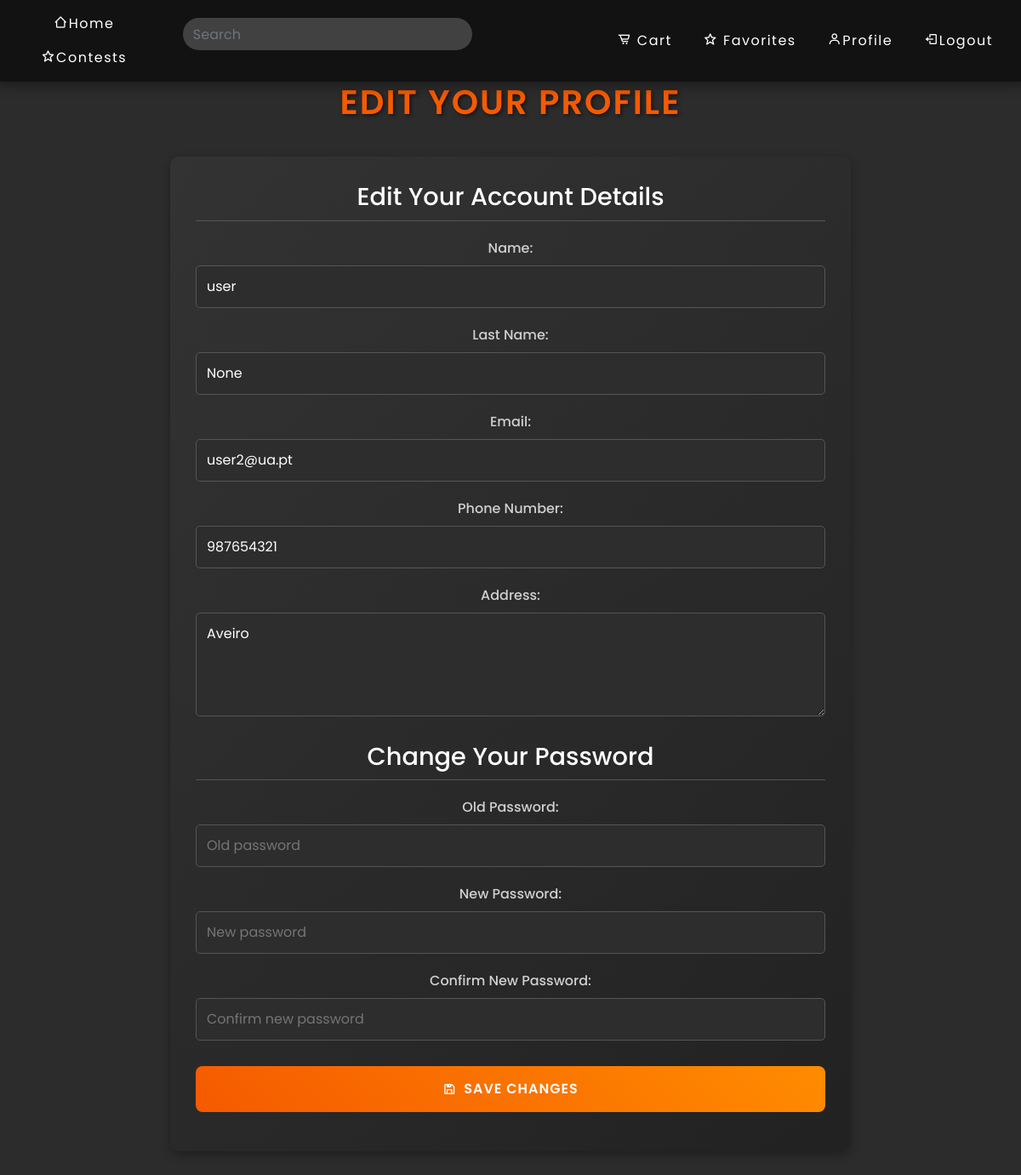
Page /edit_profile/ (signed in) on the committed database.
### app_org/models.py (models this page shows, shortened)
class User(db.Model, UserMixin):
    id = db.Column(db.Integer, primary_key=True)
    username = db.Column(db.String(100), unique=True, nullable=False)
    email = db.Column(db.String(100), unique=True, nullable=False)
    password = db.Column(db.String(100), nullable=False)
    first_name = db.Column(db.String(100), default="")
    last_name = db.Column(db.String(100))
    isAdmin = db.Column(db.Boolean, default=False)
    phone_number = db.Column(db.String(20))
    image = db.Column(db.String(20), nullable=False, default='default.png')
    address = db.Column(db.String(100))
    failed_login_attempts = db.Column(db.Integer, default=0)

### app_org/profile.py (the view)
@prof.route('/edit_profile/')
@login_required
def edit_page():
    user = User.query.filter_by(id=current_user.id).first()
    return render_template('edit_profile.html', user=user)

### app_org/templates/edit_profile.html (shortened to what this page needs)
{% extends "base.html" %}
{% block styles %}
    <link rel="stylesheet" href="{{ url_for('static', filename='css/edit_profile.css') }}">
    <link href="https://unpkg.com/boxicons@2.1.4/css/boxicons.min.css" rel="stylesheet">
{% endblock %}
{% block content %}
    <main class="profile-container">
        <h1 class="page-title">Edit Your Profile</h1>
        <div class="profile-box">
            <form action="/edit_profile" method="POST">
                <section class="card-info">
                    <h2>Edit Your Account Details</h2>
                    <div class="form-group">
                        <label for="first_name">Name:</label>
                        <input type="text" id="first_name" name="first_name" value="{{ user.first_name }}" placeholder="Your name" required>
                    </div>
                    <div class="form-group">
                        <label for="last_name">Last Name:</label>
                        <input type="text" id="last_name" name="last_name" value="{{ user.last_name }}" placeholder="Your last name">
                    </div>
                    <div class="form-group">
                        <label for="email">Email:</label>
                        <input type="email" id="email" name="email" value="{{ user.email }}" placeholder="example@domain.com" required>
                    </div>
                    <div class="form-group">
                        <label for="phone_number">Phone Number:</label>
                        <input type="tel" id="phone_number" name="phone_number" value="{{ user.phone_number }}" placeholder="+1234567890" pattern="\+?[1-9]\d{1,14}">
                    </div>
                    <div class="form-group">
                        <label for="address">Address:</label>
                        <textarea id="address" name="address" rows="4" placeholder="Your address">{{ user.address }}</textarea>
                    </div>
                </section>
                <section class="more-info">
                    <h2>Change Your Password</h2>
                    <div class="form-group">
                        <label for="old_password">Old Password:</label>
                        <input type="password" id="old_password" name="old_password" placeholder="Old password" required>
                    </div>
                    <div class="form-group">
                        <label for="new_password">New Password:</label>
                        <input type="password" id="new_password" name="new_password" placeholder="New password" required>
                    </div>
                    <div class="form-group">
                        <label for="confirm_new_password">Confirm New Password:</label>
                        <input type="password" id="confirm_new_password" name="confirm_new_password" placeholder="Confirm new password" required>
                    </div>
                </section>
                <button type="submit" class="btn-save"><i class="bx bx-save"></i> Save Changes</button>
            </form>
        </div>
    </main>
{% endblock %}

### app_org/static/css/style.css (style rules this page uses)
body { background-color: #3b3b3b; color: #ffffff; text-align: center; }

### app_org/static/css/edit_profile.css (style rules this page uses)
body { background-color: #2c2c2c; font-family: 'Poppins', sans-serif; color: #ffffff; margin: 0; }
.profile-container { padding: 40px 20px; min-height: 80vh; display: flex; flex-direction: column; align-items: center; }
.page-title { font-size: 2.5rem; font-weight: 600; text-align: center; margin-bottom: 40px; color: #f55a00; text-transform: uppercase; letter-spacing: 2px; text-shadow: 2px 2px 4px rgba(0, 0, 0, 0.5); }
.profile-box { max-width: 800px; width: 100%; background: linear-gradient(135deg, #333, #222); border-radius: 10px; box-shadow: 0 4px 12px rgba(0, 0, 0, 0.3); padding: 30px; }
.card-info, .more-info { margin-bottom: 30px; }
.card-info h2, .more-info h2 { font-size: 1.8rem; font-weight: 500; color: #ffffff; margin-bottom: 20px; border-bottom: 1px solid #555; padding-bottom: 10px; }
.form-group { margin-bottom: 20px; }
.form-group label { display: block; font-size: 1rem; font-weight: 500; margin-bottom: 8px; color: #d0d0d0; }
.form-group input, .form-group textarea { width: 100%; padding: 12px; border: 1px solid #555; border-radius: 5px; background-color: #2d2d2d; color: #ffffff; font-size: 1rem; outline: none; transition: border-color 0.3s ease, background 0.3s ease; }
.form-group textarea { resize: vertical; min-height: 100px; }
.btn-save { display: flex; align-items: center; justify-content: center; gap: 8px; width: 100%; padding: 15px; border: none; border-radius: 8px; background: linear-gradient(45deg, #f55a00, #ff8c00); color: #ffffff; font-size: 1rem; font-weight: 600; text-transform: uppercase; letter-spacing: 1px; cursor: pointer; transition: background 0.3s ease, transform 0.2s ease; }

### rows in the picture
User: first_name "user", last_name "None", email "user2@ua.pt", phone_number "987654321", address "Aveiro"
